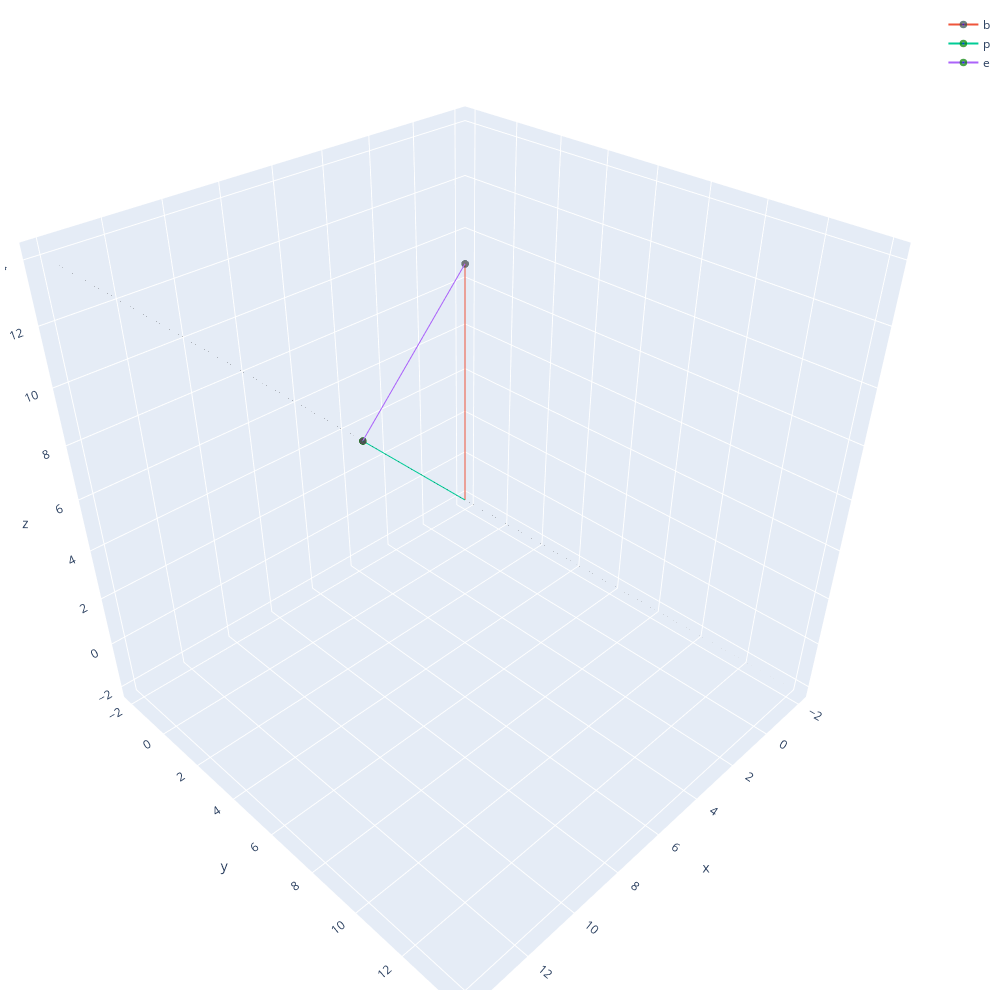

The notebook cell this image was saved under:
### Code cell
plot_projection_onto_surface([3,3, 12], np.matrix([[1, 0, 1], [-1, 1, -1]]).T)

### Figure 1 — Plotly figure (JSON) as saved in the notebook; plotly's stock layout.template omitted (floating-point values rounded to 4 significant figures)
{"data": [{"colorscale": [[0, "rgb(255,255,255)"], [0.125, "rgb(240,240,240)"], [0.25, "rgb(217,217,217)"], [0.375, "rgb(189,189,189)"], [0.5, "rgb(150,150,150)"], [0.625, "rgb(115,115,115)"], [0.75, "rgb(82,82,82)"], [0.875, "rgb(37,37,37)"], [1, "rgb(0, 0, 0)"]], "name": "Eon", "opacity": 0.5, "showscale": false, "type": "surface", "x": [[-2, 2, 6, 10, 14], [-2, 2, 6, 10, 14], [-2, 2, 6, 10, 14], [-2, 2, 6, 10, 14], [-2, 2, 6, 10, 14]], "y": [[-2, -2, -2, -2, -2], [2, 2, 2, 2, 2], [6, 6, 6, 6, 6], [10, 10, 10, 10, 10], [14, 14, 14, 14, 14]], "z": [[-2, 2, 6, 10, 14], [-2, 2, 6, 10, 14], [-2, 2, 6, 10, 14], [-2, 2, 6, 10, 14], [-2, 2, 6, 10, 14]]}, {"marker": {"color": ["blue"], "line": {"color": "DarkSlateGrey", "width": 5}, "size": [0, 5]}, "name": "b", "type": "scatter3d", "x": [0, 3], "y": [0, 3], "z": [0, 12]}, {"marker": {"color": ["blue"], "line": {"color": "green", "width": 10}, "size": [0, 5]}, "name": "p", "type": "scatter3d", "x": [0, 7.5], "y": [0, 3], "z": [0, 7.5]}, {"marker": {"color": ["blue"], "line": {"color": "green", "width": 10}, "size": [0, 5]}, "name": "e", "type": "scatter3d", "x": [3, 7.5], "y": [3, 3], "z": [12, 7.5]}], "layout": {"autosize": false, "height": 1000, "margin": {"b": 10, "l": 5, "pad": 2, "r": 5, "t": 10}, "scene": {"aspectmode": "auto", "aspectratio": {"x": 1.0, "y": 1.0, "z": 1.0}}, "width": 1000}}
